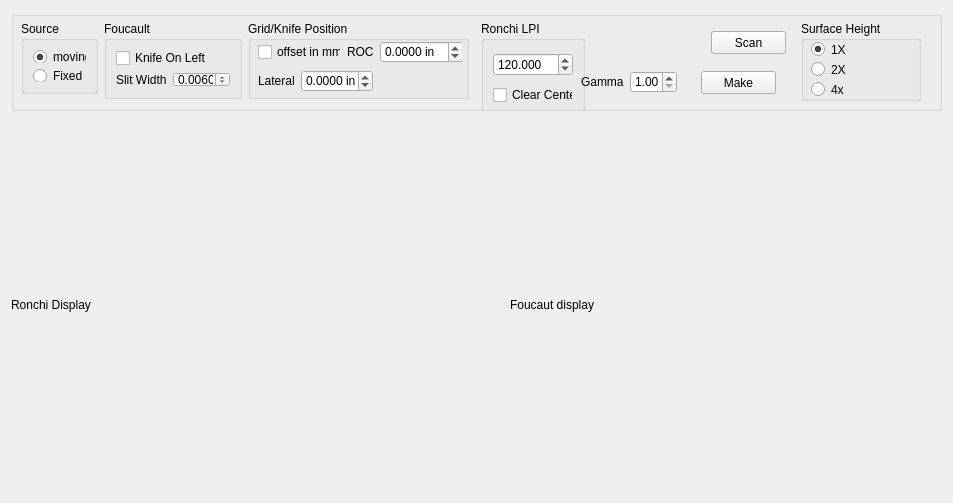
<?xml version="1.0" encoding="UTF-8"?>
<ui version="4.0">
 <class>foucaultView</class>
 <widget class="QWidget" name="foucaultView">
  <property name="geometry">
   <rect>
    <x>0</x>
    <y>0</y>
    <width>953</width>
    <height>503</height>
   </rect>
  </property>
  <property name="windowTitle">
   <string>Form</string>
  </property>
  <layout class="QVBoxLayout" name="verticalLayout_2" stretch="0,9">
   <item>
    <widget class="QGroupBox" name="groupBox_5">
     <property name="sizePolicy">
      <sizepolicy hsizetype="Preferred" vsizetype="Preferred">
       <horstretch>0</horstretch>
       <verstretch>0</verstretch>
      </sizepolicy>
     </property>
     <property name="minimumSize">
      <size>
       <width>0</width>
       <height>100</height>
      </size>
     </property>
     <property name="title">
      <string/>
     </property>
     <widget class="QGroupBox" name="groupBox">
      <property name="geometry">
       <rect>
        <x>10</x>
        <y>10</y>
        <width>77</width>
        <height>73</height>
       </rect>
      </property>
      <property name="title">
       <string>Source</string>
      </property>
      <layout class="QVBoxLayout" name="verticalLayout">
       <item>
        <widget class="QRadioButton" name="movingSourceRb">
         <property name="text">
          <string>moving</string>
         </property>
         <property name="checked">
          <bool>true</bool>
         </property>
        </widget>
       </item>
       <item>
        <widget class="QRadioButton" name="radioButton_2">
         <property name="text">
          <string>Fixed</string>
         </property>
        </widget>
       </item>
      </layout>
     </widget>
     <widget class="QGroupBox" name="groupBox_4">
      <property name="geometry">
       <rect>
        <x>93</x>
        <y>10</y>
        <width>138</width>
        <height>78</height>
       </rect>
      </property>
      <property name="title">
       <string>Foucault</string>
      </property>
      <layout class="QGridLayout" name="gridLayout_3">
       <item row="0" column="0">
        <widget class="QCheckBox" name="knifeOnLeftCb">
         <property name="text">
          <string>Knife On Left</string>
         </property>
        </widget>
       </item>
       <item row="1" column="0">
        <layout class="QHBoxLayout" name="horizontalLayout_4">
         <item>
          <widget class="QLabel" name="label_5">
           <property name="text">
            <string>Slit Width</string>
           </property>
          </widget>
         </item>
         <item>
          <widget class="QDoubleSpinBox" name="slitWidthSb">
           <property name="prefix">
            <string/>
           </property>
           <property name="suffix">
            <string> in</string>
           </property>
           <property name="decimals">
            <number>4</number>
           </property>
           <property name="minimum">
            <double>0.001000000000000</double>
           </property>
           <property name="maximum">
            <double>10.000000000000000</double>
           </property>
           <property name="singleStep">
            <double>0.001000000000000</double>
           </property>
           <property name="value">
            <double>0.006000000000000</double>
           </property>
          </widget>
         </item>
        </layout>
       </item>
      </layout>
     </widget>
     <widget class="QGroupBox" name="groupBox_2">
      <property name="geometry">
       <rect>
        <x>237</x>
        <y>10</y>
        <width>221</width>
        <height>78</height>
       </rect>
      </property>
      <property name="title">
       <string>Grid/Knife Position</string>
      </property>
      <widget class="QWidget" name="">
       <property name="geometry">
        <rect>
         <x>10</x>
         <y>20</y>
         <width>204</width>
         <height>22</height>
        </rect>
       </property>
       <layout class="QHBoxLayout" name="horizontalLayout_3">
        <item>
         <widget class="QCheckBox" name="useMM">
          <property name="text">
           <string>offset in mm</string>
          </property>
         </widget>
        </item>
        <item>
         <widget class="QLabel" name="label">
          <property name="text">
           <string>ROC</string>
          </property>
          <property name="buddy">
           <cstring>rocOffsetSb</cstring>
          </property>
         </widget>
        </item>
        <item>
         <widget class="QDoubleSpinBox" name="rocOffsetSb">
          <property name="suffix">
           <string> in</string>
          </property>
          <property name="decimals">
           <number>4</number>
          </property>
          <property name="minimum">
           <double>-100.000000000000000</double>
          </property>
          <property name="maximum">
           <double>100.000000000000000</double>
          </property>
          <property name="singleStep">
           <double>0.001000000000000</double>
          </property>
          <property name="value">
           <double>0.000000000000000</double>
          </property>
         </widget>
        </item>
       </layout>
      </widget>
      <widget class="QWidget" name="">
       <property name="geometry">
        <rect>
         <x>10</x>
         <y>49</y>
         <width>115</width>
         <height>22</height>
        </rect>
       </property>
       <layout class="QHBoxLayout" name="horizontalLayout_5">
        <item>
         <widget class="QLabel" name="label_2">
          <property name="text">
           <string>Lateral</string>
          </property>
         </widget>
        </item>
        <item>
         <widget class="QDoubleSpinBox" name="lateralKnifeSb">
          <property name="specialValueText">
           <string/>
          </property>
          <property name="suffix">
           <string> in</string>
          </property>
          <property name="decimals">
           <number>4</number>
          </property>
          <property name="minimum">
           <double>-1.000000000000000</double>
          </property>
          <property name="maximum">
           <double>1.000000000000000</double>
          </property>
          <property name="singleStep">
           <double>0.001000000000000</double>
          </property>
         </widget>
        </item>
       </layout>
      </widget>
     </widget>
     <widget class="QGroupBox" name="gridGroupBox">
      <property name="geometry">
       <rect>
        <x>470</x>
        <y>10</y>
        <width>104</width>
        <height>101</height>
       </rect>
      </property>
      <property name="title">
       <string>Ronchi LPI</string>
      </property>
      <layout class="QVBoxLayout" name="verticalLayout_5">
       <item>
        <widget class="QDoubleSpinBox" name="lpiSb">
         <property name="sizePolicy">
          <sizepolicy hsizetype="Minimum" vsizetype="Fixed">
           <horstretch>2</horstretch>
           <verstretch>0</verstretch>
          </sizepolicy>
         </property>
         <property name="prefix">
          <string/>
         </property>
         <property name="decimals">
          <number>3</number>
         </property>
         <property name="minimum">
          <double>0.100000000000000</double>
         </property>
         <property name="maximum">
          <double>300.000000000000000</double>
         </property>
         <property name="singleStep">
          <double>0.100000000000000</double>
         </property>
         <property name="value">
          <double>120.000000000000000</double>
         </property>
        </widget>
       </item>
       <item>
        <widget class="QCheckBox" name="clearCenterCb">
         <property name="text">
          <string>Clear Center</string>
         </property>
        </widget>
       </item>
      </layout>
     </widget>
     <widget class="QPushButton" name="makePb">
      <property name="geometry">
       <rect>
        <x>690</x>
        <y>60</y>
        <width>75</width>
        <height>23</height>
       </rect>
      </property>
      <property name="sizePolicy">
       <sizepolicy hsizetype="Minimum" vsizetype="Fixed">
        <horstretch>0</horstretch>
        <verstretch>0</verstretch>
       </sizepolicy>
      </property>
      <property name="text">
       <string>Make</string>
      </property>
     </widget>
     <widget class="QPushButton" name="scanPb">
      <property name="geometry">
       <rect>
        <x>700</x>
        <y>20</y>
        <width>75</width>
        <height>23</height>
       </rect>
      </property>
      <property name="text">
       <string>Scan</string>
      </property>
     </widget>
     <widget class="QGroupBox" name="groupBox_3">
      <property name="geometry">
       <rect>
        <x>790</x>
        <y>10</y>
        <width>120</width>
        <height>80</height>
       </rect>
      </property>
      <property name="title">
       <string>Surface Height</string>
      </property>
      <widget class="QRadioButton" name="h1x">
       <property name="geometry">
        <rect>
         <x>10</x>
         <y>20</y>
         <width>82</width>
         <height>17</height>
        </rect>
       </property>
       <property name="text">
        <string>1X</string>
       </property>
       <property name="checked">
        <bool>true</bool>
       </property>
      </widget>
      <widget class="QRadioButton" name="h2x">
       <property name="geometry">
        <rect>
         <x>10</x>
         <y>40</y>
         <width>82</width>
         <height>17</height>
        </rect>
       </property>
       <property name="text">
        <string>2X</string>
       </property>
      </widget>
      <widget class="QRadioButton" name="h4x">
       <property name="geometry">
        <rect>
         <x>10</x>
         <y>60</y>
         <width>82</width>
         <height>17</height>
        </rect>
       </property>
       <property name="text">
        <string>4x</string>
       </property>
      </widget>
     </widget>
     <widget class="QWidget" name="">
      <property name="geometry">
       <rect>
        <x>570</x>
        <y>60</y>
        <width>96</width>
        <height>22</height>
       </rect>
      </property>
      <layout class="QHBoxLayout" name="horizontalLayout_2">
       <item>
        <widget class="QLabel" name="label_4">
         <property name="text">
          <string>Gamma</string>
         </property>
        </widget>
       </item>
       <item>
        <widget class="QDoubleSpinBox" name="gammaSb">
         <property name="minimum">
          <double>1.000000000000000</double>
         </property>
         <property name="maximum">
          <double>2.000000000000000</double>
         </property>
         <property name="singleStep">
          <double>0.100000000000000</double>
         </property>
         <property name="value">
          <double>1.000000000000000</double>
         </property>
        </widget>
       </item>
      </layout>
     </widget>
     <zorder>groupBox_4</zorder>
     <zorder>groupBox_2</zorder>
     <zorder>groupBox_2</zorder>
     <zorder></zorder>
     <zorder>gridGroupBox</zorder>
     <zorder>gridGroupBox</zorder>
     <zorder>groupBox</zorder>
     <zorder>groupBox_4</zorder>
     <zorder>groupBox_2</zorder>
     <zorder>gammaSb</zorder>
     <zorder>label_4</zorder>
     <zorder>gridGroupBox</zorder>
     <zorder>makePb</zorder>
     <zorder>scanPb</zorder>
     <zorder>groupBox_3</zorder>
    </widget>
   </item>
   <item>
    <layout class="QHBoxLayout" name="horizontalLayout">
     <property name="spacing">
      <number>66</number>
     </property>
     <item>
      <widget class="QLabel" name="ronchiViewLb">
       <property name="sizePolicy">
        <sizepolicy hsizetype="Preferred" vsizetype="Preferred">
         <horstretch>0</horstretch>
         <verstretch>4</verstretch>
        </sizepolicy>
       </property>
       <property name="text">
        <string>Ronchi Display</string>
       </property>
      </widget>
     </item>
     <item>
      <widget class="QLabel" name="foucaultViewLb">
       <property name="sizePolicy">
        <sizepolicy hsizetype="Preferred" vsizetype="Preferred">
         <horstretch>0</horstretch>
         <verstretch>4</verstretch>
        </sizepolicy>
       </property>
       <property name="text">
        <string>Foucaut display</string>
       </property>
      </widget>
     </item>
    </layout>
   </item>
  </layout>
  <zorder>ronchiView</zorder>
  <zorder>foucaultView_2</zorder>
  <zorder>makePb</zorder>
  <zorder>groupBox</zorder>
  <zorder>groupBox_2</zorder>
  <zorder>gridGroupBox</zorder>
  <zorder>gammaSb</zorder>
  <zorder>label_4</zorder>
  <zorder>useSANull</zorder>
  <zorder>label</zorder>
  <zorder>rocOffsetSb</zorder>
  <zorder>slitWidthSb</zorder>
  <zorder>groupBox_4</zorder>
  <zorder>groupBox_5</zorder>
  <zorder>groupBox</zorder>
  <zorder>foucaultViewLb</zorder>
  <zorder>ronchiViewLb</zorder>
 </widget>
 <resources/>
 <connections/>
</ui>
